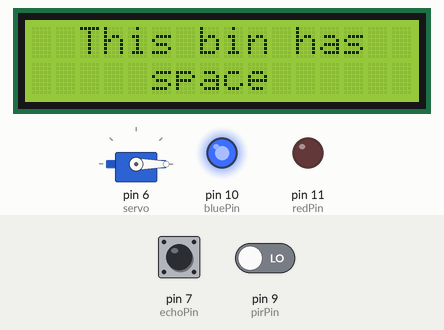
A sketch run on a simulated Arduino Uno, built with avr-gcc and run on an emulated ATmega328P. Parts: servo, 16×2 character LCD, output pins drawn as LEDs (lit = HIGH). The inputs (shaded band) are chosen by the test bench; at power-on: pin 9 (pirPin) LOW, pin 7 (echoPin) LOW. Pins used as bus, display or sensor lines are not drawn; what the sketch prints to the serial monitor is not drawn.

Above: at 4.1 s.
4.2 s: pin 9 (pirPin) driven HIGH
At 7.6 s:
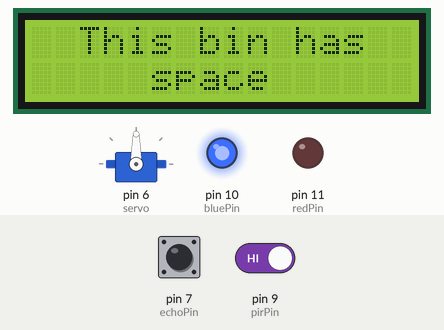
8.5 s: pin 9 (pirPin) driven LOW
At 11.6 s:
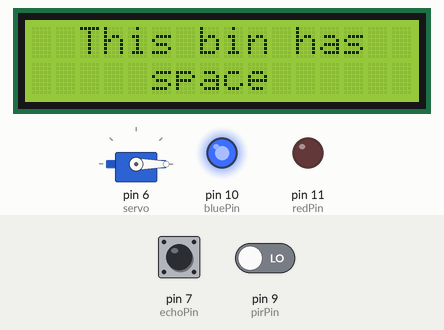
12.0 s: pin 7 (echoPin) pulsed HIGH 2 times (0.12 s each, 0.3 s apart)
At 14.3 s:
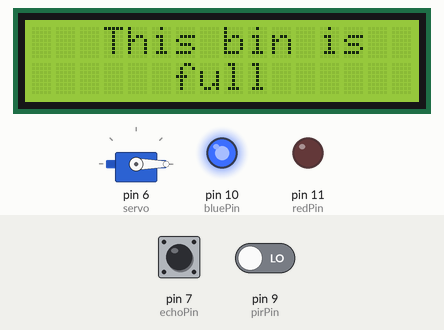
Timing chart, 0 to 15.8 s (numbered marks = the images above; inputs shaded):
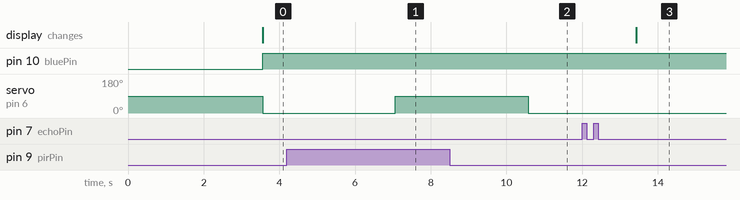

The sketch:

Code.ino
```cpp
#include <LiquidCrystal.h>
#include <Servo.h>

Servo servo;
int servoPin = 6;
int trigPin = 8;
int echoPin = 7;

int pirPin = 9;

int redPin = 11;
int bluePin = 10;

long duration;
long distance;
float cm;
int val;

//LCD is set to read and write with the pins in order as
//Register select, enable, DB4, DB5, DB6, DB7
LiquidCrystal lcd(13, 12, 5, 4, 3, 2);


void setup()
{
  Serial.begin(9600);
  //sets serial port for communication serial Port begin

  //Define inputs and outputs
  servo.attach(6);

  //for the ultrasonic sensor detecting level of garbage
  pinMode(trigPin, OUTPUT);
  pinMode(echoPin, INPUT);

  //initiating RGB LED colors as output
  pinMode(redPin, OUTPUT);
  pinMode(bluePin, OUTPUT);

  pinMode(pirPin, INPUT);

  //LCD is set to 16x2 matrix mode
  lcd.begin(16, 2);
}

void loop()
{
  // The sensor is triggered by a HIGH pulse of 10 or more microseconds.
  // Give a short LOW pulse to make sure it is in low:
  digitalWrite(trigPin, LOW);
  delay(500);
  digitalWrite(trigPin, HIGH);
  delay(1000);
  digitalWrite(trigPin, LOW);

  // Read the signal from the sensor: a HIGH pulse whose
  // duration is the time (in microseconds) from the sending
  // of the ping to the reception of its echo off of an object.
  duration = pulseIn(echoPin, HIGH);

  // Convert the time into centimeter distance (cm)
  cm = (duration/2) / 29.1; // Divide by 29.1 or multiply by 0.0343

  val = digitalRead(pirPin); //Sets the variable val to read the digital HIGH/LOW by the pir

  Serial.print(cm);
  Serial.print("cm");
  Serial.println(); //serial.println prints the command after it in the next line
  delay(1000);

  //When a person or object moves close to the bin, the servo controls the opening of the lid by rotating an angle of 90deg
  if (val==HIGH)
  {
    servo.write(90);
  }
  //When the object moves away or stops moving, the servo controls the closing of the lid
  else
  {
    servo.write(0);
  }

  Serial.println(val); //Shows status of the positional sensor

  //for RGB LED to indicate fullness of an average bin of 80cm height
  if(cm>70 && cm<=80)
  {
    rgbColor(255,0); //Red signifies harmful a full bin
  }
  else if(cm>40 && cm<=70)
  {
    rgbColor(100,0); //Light Pink signifies a 75% filled bin
  }
  else if(cm>20 && cm<=40)
  {
    rgbColor(255,255); //Magenta signifies 50% fullness
  }
  else if(cm>5 && cm<=20)
  {
    rgbColor(50,255); //Purple signifies a 25% filled bin
  }
  else if(cm<5)
  {
    rgbColor(0,255); //Blue signifies an empty bin
  }

  //When the detected level of garbage is above 70cm, it is projected as full in the LCD
  if (cm>=70)
  {
  	lcd.setCursor(0,0);
  	lcd.print("   This bin is");
    lcd.setCursor(2,7);
    lcd.print("    full");
  }
  //When the detected level of garbage is below 65cm, it is projected to have space LCD
  else if (cm<=65)
  {
    lcd.setCursor(0,0);
  	lcd.print("  This bin has");
    lcd.setCursor(2,7);
    lcd.print("   space");
  }
}

//The class sets RGB LED colors to indicate fullness levels of the bin
void rgbColor(int redValue, int blueValue)
{
  analogWrite(redPin, redValue);
  analogWrite(bluePin, blueValue);
}
```

Measured:
- after the input at 4.2 s, servo on pin 6 (servo): 0° → 90° after 2.9 s
- after the input at 8.5 s, servo on pin 6 (servo): 90° → 0° after 2.1 s
- after the input at 12.0 s, the display: changes after 1.4 s (image 3)
